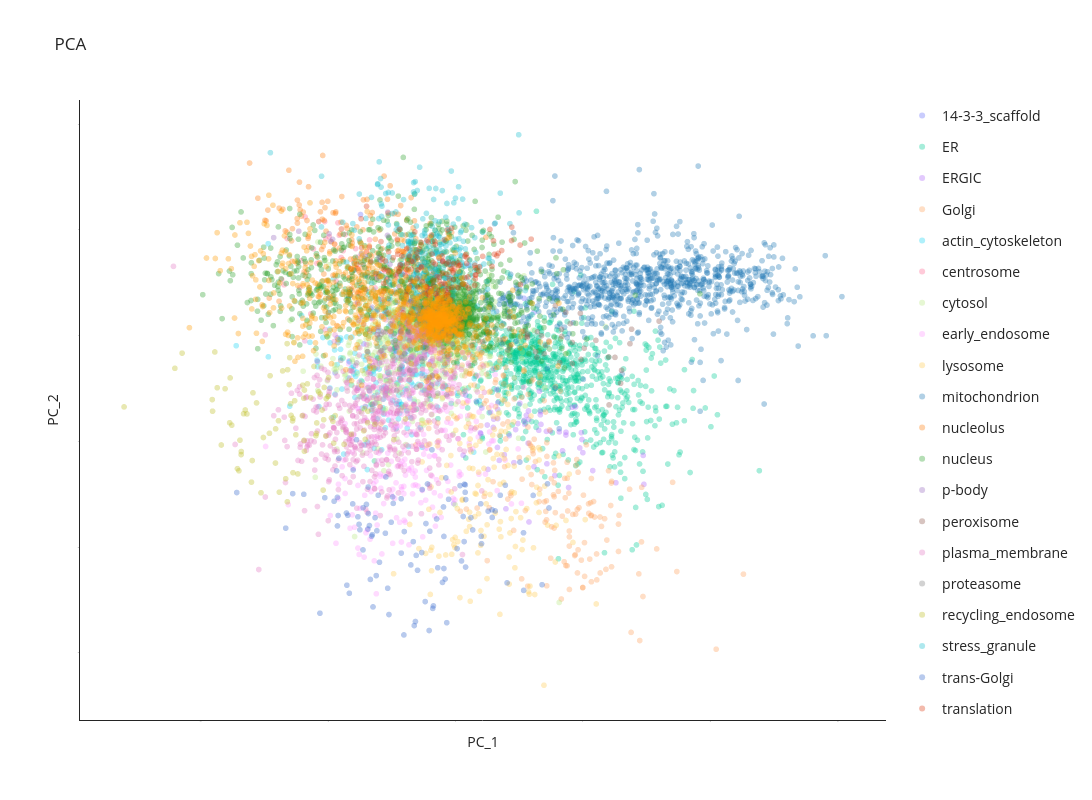

Notebook code for this chart:
### Code cell
# generate 2D PCA plot
label_to_color = "consensus_graph_annnotation"  # **choose which annotation column to highlight here** , other choices: cluster_annotation, Protein-level_consensus_annotation

fig = pu.interaction_umap(
    umap_table,
    node_name="Gene_name_canonical", 
    cluster=label_to_color, opacity=0.35, unlabelled_color="#D0D3D4", unlabelled_opacity=0.1,
    pointsize=6, x="PC_1", y="PC_2",
    categorical=True,
)
fig.update_layout(width=1200, height=800)
# add title
fig.update_layout(title=f"PCA")

fig.show()

# save the figure as an html file
save_path = os.path.join("output")
save_name = f"{timestamp}_PCA_2Dview.html"
pio.write_html(fig, file=os.path.join(save_path, save_name), auto_open=False)

### Figure 1 — Plotly figure (JSON) as saved in the notebook; plotly's stock layout.template omitted (floating-point values rounded to 4 significant figures; data arrays with more than 128 entries replaced by an {"elided": "..."} marker saying what was removed)
{"data": [{"customdata": {"elided": "129x1 int values"}, "hovertemplate": "<b>%{hovertext}</b><br><br>consensus_graph_annnotation=14-3-3_scaffold<br>PC_1=%{x}<br>PC_2=%{y}<extra></extra>", "hovertext": {"elided": "129 str values"}, "legendgroup": "14-3-3_scaffold", "marker": {"color": "#636EFA", "opacity": 0.35, "size": 6, "symbol": "circle"}, "mode": "markers", "name": "14-3-3_scaffold", "showlegend": true, "type": "scattergl", "x": {"elided": "129 float values"}, "xaxis": "x", "y": {"elided": "129 float values"}, "yaxis": "y"}, {"customdata": {"elided": "752x1 int values"}, "hovertemplate": "<b>%{hovertext}</b><br><br>consensus_graph_annnotation=ER<br>PC_1=%{x}<br>PC_2=%{y}<extra></extra>", "hovertext": {"elided": "752 str values"}, "legendgroup": "ER", "marker": {"color": "#00CC96", "opacity": 0.35, "size": 6, "symbol": "circle"}, "mode": "markers", "name": "ER", "showlegend": true, "type": "scattergl", "x": {"elided": "752 float values"}, "xaxis": "x", "y": {"elided": "752 float values"}, "yaxis": "y"}, {"customdata": [[3162], [5759], [4036], [1646], [5688], [5705], [2868], [3648], [2299], [748], [1983], [666], [8481], [6800], [4413], [5141], [4121], [3519], [6828], [5218], [4192], [4807], [3597], [6708], [4808], [2501], [2617], [958], [7569], [7596], [2511], [5383], [3767], [3029], [1919], [8011], [2841], [1747], [7797], [3837], [3827], [8387], [230], [2683], [282], [512], [576], [6642], [1754], [5712], [5584], [3278], [6281], [3044], [2998]], "hovertemplate": "<b>%{hovertext}</b><br><br>consensus_graph_annnotation=ERGIC<br>PC_1=%{x}<br>PC_2=%{y}<extra></extra>", "hovertext": ["RAB3GAP1", "SAR1A", "SEC22B", "COPG2", "YIF1B", "PIGG", "YIPF5", "SLC39A11", "ERGIC3", "EGFL7", "LMAN2", "TMED9", "COPG1", "CHPT1", "ARF4", "SCAP", "SEC24D", "COPB2", "SCFD1", "TMED1", "SEC24A", "COPB1", "SEC22B", "MCFD2", "COPA", "LYSMD3", "ARCN1", "COPZ1", "LMAN2L", "RAB3GAP2", "RAB3B", "TMED2", "COPE", "GPR89B", "ERP44", "MTMR4", "TRIM4", "TRIM27", "RAB18", "RER1", "BET1", "TMED5", "SREBF2", "METTL9", "LMAN1", "DESI2", "TMED10", "MTMR14", "IER3IP1", "RABL3", "SAR1B", "SEC31A", "TMED4", "ERGIC1", "B4DSQ5[p]"], "legendgroup": "ERGIC", "marker": {"color": "#AB63FA", "opacity": 0.35, "size": 6, "symbol": "circle"}, "mode": "markers", "name": "ERGIC", "showlegend": true, "type": "scattergl", "x": [1.983, 1.92, 2.529, 2.887, 6.295, 4.712, 0.9998, 3.725, 4.338, 3.57, 2.449, 2.872, 1.72, 3.082, 2.295, 5.387, 2.363, 1.501, 2.698, 1.039, 1.377, 3.901, 4.58, 3.34, 1.656, 4.938, 1.649, 1.252, 4.075, 1.277, 3.272, 0.9758, 3.356, 4.965, 3.295, 3.33, 7.393, 1.485, 2.786, 2.853, 4.439, 2.867, 7.365, 4.879, 1.662, 5.0, 1.625, 0.3024, 2.114, 2.725, 1.66, -0.06903, 3.589, 4.202, 4.336], "xaxis": "x", "y": [-8.179, -5.625, -3.188, -8.8, -6.946, -3.36, -4.63, -4.504, -4.558, -4.517, -4.147, -3.952, -5.889, -6.187, -5.995, -6.369, -4.431, -3.937, -3.989, -3.411, -3.61, -6.606, -3.377, -3.586, -3.476, -4.577, -5.278, -4.215, -4.54, -6.316, -4.464, -4.582, -4.187, -4.9, -2.618, -3.733, -7.02, -4.331, -3.754, -5.075, -7.171, -3.551, -5.654, -5.302, -3.172, -5.524, -2.542, -5.641, -4.716, -4.186, -3.916, -7.927, -6.051, -5.436, -4.69], "yaxis": "y"}, {"customdata": {"elided": "193x1 int values"}, "hovertemplate": "<b>%{hovertext}</b><br><br>consensus_graph_annnotation=Golgi<br>PC_1=%{x}<br>PC_2=%{y}<extra></extra>", "hovertext": {"elided": "193 str values"}, "legendgroup": "Golgi", "marker": {"color": "#FFA15A", "opacity": 0.35, "size": 6, "symbol": "circle"}, "mode": "markers", "name": "Golgi", "showlegend": true, "type": "scattergl", "x": {"elided": "193 float values"}, "xaxis": "x", "y": {"elided": "193 float values"}, "yaxis": "y"}, {"customdata": {"elided": "280x1 int values"}, "hovertemplate": "<b>%{hovertext}</b><br><br>consensus_graph_annnotation=actin_cytoskeleton<br>PC_1=%{x}<br>PC_2=%{y}<extra></extra>", "hovertext": {"elided": "280 str values"}, "legendgroup": "actin_cytoskeleton", "marker": {"color": "#19D3F3", "opacity": 0.35, "size": 6, "symbol": "circle"}, "mode": "markers", "name": "actin_cytoskeleton", "showlegend": true, "type": "scattergl", "x": {"elided": "280 float values"}, "xaxis": "x", "y": {"elided": "280 float values"}, "yaxis": "y"}, {"customdata": [[7168], [6500], [7409], [1325], [4698], [5861], [5908], [6155], [354], [2147], [1381], [6543], [7320], [3244], [5540], [10], [6604], [7292], [22], [7486], [7175], [6850], [2725], [4142], [2440], [2284], [3831], [8501], [1805], [4204], [3168], [4197], [5687], [2140], [1318], [1302], [5493], [6507], [3657], [8342], [6389], [6181], [2771], [5846], [7022], [1148], [1174], [6773], [6418]], "hovertemplate": "<b>%{hovertext}</b><br><br>consensus_graph_annnotation=centrosome<br>PC_1=%{x}<br>PC_2=%{y}<extra></extra>", "hovertext": ["CCDC138", "SPICE1", "CEP250", "MPHOSPH9", "CSNK1D", "CEP350", "CEP135", "CEP128", "CEP57", "CEP290", "CDK5RAP2", "NIN", "CCDC77", "PCM1", "C2CD3", "CCP110", "CEP120", "AKAP9", "CEP72", "CEP41", "CEP63", "PIBF1", "BBS4", "CEP152", "OFD1", "CEP350", "CETN3", "CCDC61", "CEP78", "CEP43", "PCM1", "PCNT", "ODF2", "CSPP1", "RNF213", "WRAP73", "KIF7", "CNTROB", "CCDC14", "SSX2IP", "MIB1", "CEP68", "CEP131", "CROCC", "TBC1D31", "MED4", "ALMS1", "CEP192", "CEP97"], "legendgroup": "centrosome", "marker": {"color": "#FF6692", "opacity": 0.35, "size": 6, "symbol": "circle"}, "mode": "markers", "name": "centrosome", "showlegend": true, "type": "scattergl", "x": [-3.202, -5.567, -3.976, -2.667, -0.8844, -5.125, -4.404, -2.694, -6.599, -6.81, -3.632, -4.951, -1.861, -3.15, -1.988, -6.107, -5.087, -4.48, -2.104, -5.43, -1.692, -4.674, -6.048, -3.531, -3.502, -0.8361, -2.766, -6.721, -4.17, -4.093, -2.586, -4.08, -3.829, -4.554, -3.367, -3.479, -4.605, -3.913, -4.324, -4.11, -3.321, -3.826, -3.813, -3.445, -4.731, -2.3, -5.893, -3.826, -5.673], "xaxis": "x", "y": [2.765, 4.111, 3.487, 2.695, 2.97, 5.403, 4.023, 2.31, 4.604, 2.662, 3.363, 4.692, 2.967, 2.264, 3.327, 2.287, 4.586, 3.704, 3.06, 3.43, 2.437, 2.577, 3.555, 2.19, 2.187, -0.4894, 3.067, 2.412, 2.072, 3.196, 1.555, 2.232, 3.201, 4.754, 4.536, 3.959, 5.346, 4.124, 4.793, 1.948, 0.8467, 2.011, 1.478, 2.847, 4.341, 2.794, 5.624, 3.725, 1.038], "yaxis": "y"}, {"customdata": {"elided": "1831x1 int values"}, "hovertemplate": "<b>%{hovertext}</b><br><br>consensus_graph_annnotation=cytosol<br>PC_1=%{x}<br>PC_2=%{y}<extra></extra>", "hovertext": {"elided": "1831 str values"}, "legendgroup": "cytosol", "marker": {"color": "#B6E880", "opacity": 0.35, "size": 6, "symbol": "circle"}, "mode": "markers", "name": "cytosol", "showlegend": true, "type": "scattergl", "x": {"elided": "1831 float values"}, "xaxis": "x", "y": {"elided": "1831 float values"}, "yaxis": "y"}, {"customdata": {"elided": "222x1 int values"}, "hovertemplate": "<b>%{hovertext}</b><br><br>consensus_graph_annnotation=early_endosome<br>PC_1=%{x}<br>PC_2=%{y}<extra></extra>", "hovertext": {"elided": "222 str values"}, "legendgroup": "early_endosome", "marker": {"color": "#FF97FF", "opacity": 0.35, "size": 6, "symbol": "circle"}, "mode": "markers", "name": "early_endosome", "showlegend": true, "type": "scattergl", "x": {"elided": "222 float values"}, "xaxis": "x", "y": {"elided": "222 float values"}, "yaxis": "y"}, {"customdata": {"elided": "169x1 int values"}, "hovertemplate": "<b>%{hovertext}</b><br><br>consensus_graph_annnotation=lysosome<br>PC_1=%{x}<br>PC_2=%{y}<extra></extra>", "hovertext": {"elided": "169 str values"}, "legendgroup": "lysosome", "marker": {"color": "#FECB52", "opacity": 0.35, "size": 6, "symbol": "circle"}, "mode": "markers", "name": "lysosome", "showlegend": true, "type": "scattergl", "x": {"elided": "169 float values"}, "xaxis": "x", "y": {"elided": "169 float values"}, "yaxis": "y"}, {"customdata": {"elided": "861x1 int values"}, "hovertemplate": "<b>%{hovertext}</b><br><br>consensus_graph_annnotation=mitochondrion<br>PC_1=%{x}<br>PC_2=%{y}<extra></extra>", "hovertext": {"elided": "861 str values"}, "legendgroup": "mitochondrion", "marker": {"color": "#1F77B4", "opacity": 0.35, "size": 6, "symbol": "circle"}, "mode": "markers", "name": "mitochondrion", "showlegend": true, "type": "scattergl", "x": {"elided": "861 float values"}, "xaxis": "x", "y": {"elided": "861 float values"}, "yaxis": "y"}, {"customdata": {"elided": "210x1 int values"}, "hovertemplate": "<b>%{hovertext}</b><br><br>consensus_graph_annnotation=nucleolus<br>PC_1=%{x}<br>PC_2=%{y}<extra></extra>", "hovertext": {"elided": "210 str values"}, "legendgroup": "nucleolus", "marker": {"color": "#FF7F0E", "opacity": 0.35, "size": 6, "symbol": "circle"}, "mode": "markers", "name": "nucleolus", "showlegend": true, "type": "scattergl", "x": {"elided": "210 float values"}, "xaxis": "x", "y": {"elided": "210 float values"}, "yaxis": "y"}, {"customdata": {"elided": "1539x1 int values"}, "hovertemplate": "<b>%{hovertext}</b><br><br>consensus_graph_annnotation=nucleus<br>PC_1=%{x}<br>PC_2=%{y}<extra></extra>", "hovertext": {"elided": "1539 str values"}, "legendgroup": "nucleus", "marker": {"color": "#2CA02C", "opacity": 0.35, "size": 6, "symbol": "circle"}, "mode": "markers", "name": "nucleus", "showlegend": true, "type": "scattergl", "x": {"elided": "1539 float values"}, "xaxis": "x", "y": {"elided": "1539 float values"}, "yaxis": "y"}, {"customdata": [[8432], [7064], [8379], [6391], [6036], [1268], [219], [5829], [6495], [6493], [1520], [7660], [7446], [7814], [6651], [6129], [6297], [4933]], "hovertemplate": "<b>%{hovertext}</b><br><br>consensus_graph_annnotation=p-body<br>PC_1=%{x}<br>PC_2=%{y}<extra></extra>", "hovertext": ["MARF1", "EDC3", "LSM2", "DCP2", "EDC4", "LSM5", "EIF4ENIF1", "LSM14B", "XRN1", "DCP1B", "LSM1", "YTHDC2", "LSM14B", "DCP1A", "LSM14A", "Q6ZMY0[p]", "PATL1", "LSM3"], "legendgroup": "p-body", "marker": {"color": "#9467BD", "opacity": 0.35, "size": 6, "symbol": "circle"}, "mode": "markers", "name": "p-body", "showlegend": true, "type": "scattergl", "x": [-2.093, -4.954, -2.165, -3.017, -2.564, -2.947, -4.817, -2.623, -6.142, -3.36, -1.879, -2.652, -7.127, -4.885, -2.664, -2.994, -3.277, -3.533], "xaxis": "x", "y": [-1.402, 4.829, 3.37, 0.4117, 3.385, 3.575, 4.563, 3.033, 4.948, 0.2378, 0.7805, 5.848, 4.645, 4.468, 4.75, 3.707, 1.348, 3.742], "yaxis": "y"}, {"customdata": [[1991], [7468], [2751], [3917], [6346], [3834], [4861], [2004], [8225], [6163], [5503], [7253], [5958], [3930], [6915], [1483], [8189], [306], [7852], [8473], [5972], [4030], [757], [4509], [4512], [1081], [3713], [174], [2180], [1164], [5111], [4578], [6315], [2947], [932], [5567], [3780], [3836], [4574]], "hovertemplate": "<b>%{hovertext}</b><br><br>consensus_graph_annnotation=peroxisome<br>PC_1=%{x}<br>PC_2=%{y}<extra></extra>", "hovertext": ["SCP2", "PECR", "FAR1", "SLC25A17", "LONP2", "GNPAT", "PEX3", "CAT", "CROT", "ACAD11", "TYSND1", "PAFAH2", "GSTK1", "PEX1", "PEX13", "HSD17B4", "HACL1", "ACAA1", "PXMP2", "PEX16", "ECI2", "PEX14", "ACOX1", "ABCD3", "PEX2", "PEX6", "AGPS", "PEX26", "ACBD5", "PEX12", "EHHADH", "EPHX2", "TMEM135", "B4DL07[p]", "FAR2", "DECR2", "ACOT8", "ACOX3", "ABCD1"], "legendgroup": "peroxisome", "marker": {"color": "#8C564B", "opacity": 0.35, "size": 6, "symbol": "circle"}, "mode": "markers", "name": "peroxisome", "showlegend": true, "type": "scattergl", "x": [1.277, 5.51, 3.54, 7.99, 4.901, 2.816, 4.587, 2.826, 3.923, 6.479, 6.847, 2.062, 4.505, 3.378, 6.026, 2.122, 3.146, 3.194, 3.666, 4.089, 4.176, 2.145, 2.839, 2.689, 4.161, 0.6249, 1.876, 4.332, 5.054, 4.587, 6.517, 1.07, 3.479, 3.218, 6.011, 4.927, 6.259, 6.911, 2.113], "xaxis": "x", "y": [0.1956, -0.2138, -0.4439, 0.6949, 1.066, -0.09307, -1.314, -0.007821, 1.428, -2.246, -0.3722, -0.673, 0.5834, 0.005937, -3.266, 0.3391, -0.7562, -1.012, -0.2449, -1.263, -0.02476, -0.4619, 0.08191, 0.2265, 0.3036, -0.4512, -0.1729, 1.112, -0.5819, -0.3144, -1.63, -0.2824, -0.8487, 0.192, -0.9967, -1.112, -1.018, 0.3127, 0.8677], "yaxis": "y"}, {"customdata": {"elided": "656x1 int values"}, "hovertemplate": "<b>%{hovertext}</b><br><br>consensus_graph_annnotation=plasma_membrane<br>PC_1=%{x}<br>PC_2=%{y}<extra></extra>", "hovertext": {"elided": "656 str values"}, "legendgroup": "plasma_membrane", "marker": {"color": "#E377C2", "opacity": 0.35, "size": 6, "symbol": "circle"}, "mode": "markers", "name": "plasma_membrane", "showlegend": true, "type": "scattergl", "x": {"elided": "656 float values"}, "xaxis": "x", "y": {"elided": "656 float values"}, "yaxis": "y"}, {"customdata": [[1418], [649], [1416], [984], [698], [8437], [8330], [8431], [1587], [1470], [1965], [7128], [1624], [1625], [1652], [1653], [1654], [1655], [1664], [1244], [1686], [1249], [879], [2438], [1264], [259], [8070], [594], [8511], [7251], [263], [8514], [1448], [7531], [6939], [2748], [4485], [4486], [5742], [5451], [5193], [5615], [4507], [4508], [6593], [5836], [5597], [4768], [5724], [5078], [2835], [3553], [3356], [5741], [3723], [4922], [4822], [5885], [4825], [4830], [3035], [5333], [6831], [4906], [5950], [5347], [5957], [5387], [3868], [6621], [5880], [3883]], "hovertemplate": "<b>%{hovertext}</b><br><br>consensus_graph_annnotation=proteasome<br>PC_1=%{x}<br>PC_2=%{y}<extra></extra>", "hovertext": ["PSME1", "RAD23A", "PSMA7", "TCP11L2", "PSMG3", "RNF115", "POMP", "USP15", "PSMA5", "PSMD12", "PSMB3", "NGLY1", "PSMC5", "PSMB2", "PSMC3", "PSMA3", "PSMA6", "PSMB4", "PSMC2", "PSME2", "PSMD14", "PSMC6", "PSMA2", "PSMC4", "NUB1", "PSMD13", "RNF181", "PSME3IP1", "PSMD8", "PSMD1", "ZFAND5", "PSMC3", "BAG1", "PITHD1", "PSMG2", "PSMG1", "PSMA1", "PSMA4", "UCHL5", "ADRM1", "PSMD2", "AKIRIN2", "PSMB6", "PSMB5", "UBR7", "DDI2", "PSMB1", "PSMD7", "PSMG4", "UBE3A", "TCP11L1", "UBFD1", "PSMB7", "UCHL5", "PSMD11", "PSMC1", "USP14", "ECPAS", "RAD23B", "PSMD4", "UBQLN2", "PSME4", "UBLCP1", "PSME3", "PSME3", "PSMD6", "ZFAND6", "UBE3C", "PSMD3", "AFG2A", "PSMD4", "TXNL1"], "legendgroup": "proteasome", "marker": {"color": "#7F7F7F", "opacity": 0.35, "size": 6, "symbol": "circle"}, "mode": "markers", "name": "proteasome", "showlegend": true, "type": "scattergl", "x": [-4.497, -0.6435, -1.292, -0.5475, -0.9291, -1.994, -1.267, -1.518, -1.803, -0.4062, -2.301, -0.5876, -0.2929, -1.168, -1.413, -1.809, -1.316, -0.6416, -2.912, -1.822, -0.2131, -2.105, -2.148, -1.021, -0.4118, -2.306, -1.688, 0.08595, -0.6914, -0.8954, -1.388, -1.134, -0.3796, -1.236, -1.157, -2.609, -2.507, 0.02357, -1.238, -2.926, -2.775, -1.117, -1.089, -1.787, -1.362, -1.532, -0.3482, -3.06, -0.4139, 0.1937, -1.418, -0.6837, -2.99, -0.4336, -0.9409, -0.4109, -3.871, -2.39, -1.528, -1.212, -2.721, -4.986, -0.6859, -3.073, -1.865, -2.547, -1.118, -1.724, -2.138, -1.173, -1.305, -1.134], "xaxis": "x", "y": [-1.157, 1.282, 0.7491, 1.5, 0.7493, -0.846, 1.038, 0.975, 0.1604, -1.375, -0.5425, 0.2704, -0.9752, -0.5784, 1.331, -0.229, -1.079, -2.023, 0.06884, 0.6416, 0.1053, -0.9686, 0.1914, -1.972, 1.536, -2.589, 1.292, 0.8369, -2.715, -1.874, 0.6056, -1.981, 2.563, 1.19, 0.6576, 1.054, 0.1939, 0.4484, 0.8954, -0.7159, -0.5476, 1.453, 0.584, -1.617, 1.349, 1.433, -2.79, -0.5039, 1.049, 0.8355, 1.139, 1.481, -0.07696, -0.9524, -2.318, 0.121, -1.281, 2.114, -2.425, -0.002491, 0.1865, 1.093, 1.142, 0.0527, 0.2139, 0.5631, 1.306, 1.62, 0.2339, 2.578, -1.211, 0.6708], "yaxis": "y"}, {"customdata": [[1704], [6446], [5740], [444], [3470], [1700], [6907], [457], [6460], [7781], [1670], [6497], [1687], [5725], [8183], [8232], [4701], [6138], [6117], [6210], [2203], [977], [3850], [7988], [3824], [7357], [3787], [828], [8034], [3777], [7680], [4560], [6354], [2276], [8110], [6926], [5786], [6377], [4654], [640], [2322], [4695], [6435], [6726], [3995], [7074], [2681], [257], [5162], [64], [2515], [3133], [5551], [1786], [5520], [8496], [1853], [5408], [2023], [1809], [196], [5500], [5242], [7514], [2593], [5217], [5103], [5442], [5445], [2612], [1814], [5020], [7092], [5024], [267], [2035], [4987], [5635], [4978], [6652], [7407], [2404], [8345], [3368], [14]], "hovertemplate": "<b>%{hovertext}</b><br><br>consensus_graph_annnotation=recycling_endosome<br>PC_1=%{x}<br>PC_2=%{y}<extra></extra>", "hovertext": ["RALGAPA1", "CD302", "COLEC12", "MYADM", "VAMP2", "RAB11FIP5", "APBB2", "CERK", "SLC35F2", "KIAA1549", "SCAMP2", "CMTM4", "SERPINF1", "WDR44", "LNPEP", "PACSIN3", "ADGRE5", "SLCO4C1", "RAB11FIP1", "RAB11FIP2", "ARL13B", "SYT1", "STX7", "GFOD1", "SCAMP1", "CRACR2A", "SCAMP3", "SLC12A6", "PODXL2", "ITGB1BP1", "PACC1", "SFN", "RALGAPB", "STEAP3", "MRC2", "SCAMP4", "SLC35F1", "STX12", "SLC1A1", "LDLR", "ABCB1", "TRAPPC10", "LMTK2", "ITFG1", "ATP9A", "CMTM7", "ATP6V0D1", "NKIRAS2", "PTPRJ", "FCGRT", "A8K6Q8[p];B7Z2I6[p]", "PODXL", "ANO6", "STX3", "GFOD2", "CSNK1G3", "ARHGAP10", "NHERF2", "ECE1", "ATP13A3", "CDK16", "RALGAPA2", "RAB32", "SEMA4C", "BICD1", "ADAM9", "LRP1", "VAMP3", "RAB11B", "MICALL1", "SMIM1", "LRP2", "ABHD17A", "ATP8B2", "CEMIP2", "A0A3B3ITR4[p]", "CSNK1G2", "ATP6V0A1", "SIRPA", "CCNY", "VAMP8", "Q59FF5[p];A8CDT9[p]", "ATP11B", "ATP11A", "GPRC5B"], "legendgroup": "recycling_endosome", "marker": {"color": "#BCBD22", "opacity": 0.35, "size": 6, "symbol": "circle"}, "mode": "markers", "name": "recycling_endosome", "showlegend": true, "type": "scattergl", "x": [-8.241, -5.437, -7.53, -3.57, -4.08, -6.499, -5.469, -8.77, -5.545, -7.939, -5.143, -6.369, -1.956, -8.448, -5.188, -5.362, -7.056, -5.944, -6.519, -9.032, -6.938, -6.656, -4.715, -7.292, -4.862, -5.934, -3.538, -6.591, -5.229, -9.434, -5.083, -12.99, -6.464, -4.774, -8.397, -5.303, -6.776, -3.156, -5.675, -6.179, -7.05, -7.998, -8.853, -4.366, -5.921, -6.257, -2.416, -7.799, -9.34, -5.065, -3.431, -6.371, -5.166, -4.804, -5.805, -6.005, -6.58, -5.986, -5.449, -7.623, -6.6, -9.536, -4.99, -8.49, -3.207, -6.304, -6.906, -3.443, -3.647, -8.834, -8.403, -9.181, -8.307, -8.175, -9.524, -10.72, -4.974, -3.595, -7.267, -5.92, -6.445, -11.0, -8.548, -7.966, -6.387], "xaxis": "x", "y": [-3.505, -4.117, -4.806, -3.448, -4.649, -1.031, -4.719, -4.224, -1.448, -2.693, -2.441, -6.472, -3.93, -4.933, -7.294, -2.653, -6.013, -2.949, -2.301, -2.502, -4.014, -6.757, -3.771, -4.608, -3.88, -4.941, -4.896, -7.846, -3.506, -0.7622, -4.739, -3.36, -3.21, -5.074, -5.47, -2.751, -1.657, -4.181, -2.925, -6.53, -4.397, -6.917, -4.11, -5.13, -5.46, -4.678, -4.908, -3.17, -2.455, -2.967, -3.562, -3.901, -3.966, -4.039, -2.269, -3.777, -1.6, -2.332, -4.614, -7.421, -0.3676, -3.014, -2.859, -6.382, -1.505, -3.068, -7.392, -4.109, -1.638, -1.989, -5.616, -5.161, -3.681, -3.692, -3.562, -0.8169, -1.971, -4.493, -1.887, -2.565, -3.762, -1.535, -6.28, -5.895, -4.024], "yaxis": "y"}, {"customdata": {"elided": "249x1 int values"}, "hovertemplate": "<b>%{hovertext}</b><br><br>consensus_graph_annnotation=stress_granule<br>PC_1=%{x}<br>PC_2=%{y}<extra></extra>", "hovertext": {"elided": "249 str values"}, "legendgroup": "stress_granule", "marker": {"color": "#17BECF", "opacity": 0.35, "size": 6, "symbol": "circle"}, "mode": "markers", "name": "stress_granule", "showlegend": true, "type": "scattergl", "x": {"elided": "249 float values"}, "xaxis": "x", "y": {"elided": "249 float values"}, "yaxis": "y"}, {"customdata": [[1630], [3396], [300], [4099], [2353], [6743], [6799], [558], [3052], [383], [7828], [3083], [1403], [1778], [6293], [4772], [531], [3899], [3901], [6756], [8280], [2073], [3913], [3925], [3007], [8422], [2761], [6505], [2159], [3955], [6272], [422], [416], [3801], [6909], [4009], [2727], [1224], [4771], [7495], [8447], [1239], [7549], [7501], [4791], [7242], [2984], [2729], [5071], [7459], [4028], [8465], [5951], [7013], [8339], [2274], [6420], [6829], [4434], [2907], [4448], [5907], [5901], [3661], [3222], [3151], [2094], [5579], [1556], [1929], [5895], [6644], [7202], [6388], [2569], [771], [2855], [5882], [7188], [7189], [4], [6401], [5898], [2584], [1345], [2430], [7345], [5667], [1027], [6588], [4324], [6340], [7866], [6951], [2090], [4162], [3558], [7452], [7919], [1620], [7579], [2818], [1130], [6959], [2514], [8324]], "hovertemplate": "<b>%{hovertext}</b><br><br>consensus_graph_annnotation=trans-Golgi<br>PC_1=%{x}<br>PC_2=%{y}<extra></extra>", "hovertext": ["SH3GLB1", "MDK", "TBC1D5", "CPD", "TRAPPC13", "PI4K2B", "RAB2B", "ANGEL1", "ARFIP1", "ACBD3", "HINT3", "SYNGR1", "SLC12A7", "PSEN2", "TRAPPC6B", "CLCN5", "SPG21", "SPRY1", "TRAPPC3", "BLOC1S5", "SNX7", "LRBA", "STX6", "ATP9B", "LMBRD2", "ATP6V0A2", "SNX8", "FAM177A1", "SLC9A6", "STX10", "PLEKHH3", "WDFY1", "ATG9A", "RAB29", "GLG1", "DNAJC13", "KIAA0319L", "SNAP47", "CLCN3", "WDR11", "YIPF1", "ARFIP2", "RAB33B", "PRKD2", "EFNA5", "OSBPL9", "KCT2", "SYAP1", "ATP7A", "TMEM59", "VAMP4", "TRAPPC1", "NAPG", "RAB39B", "TRAPPC4", "TMEM63A", "FAM219A", "TRAPPC12", "M6PR", "SLC12A4", "OSBP", "FAM91A1", "AP1AR", "C17orf75", "TVP23C", "ATP7B", "MFSD4B", "MTMR9", "DTNBP1", "SLC20A2", "FAM219B", "DAGLB", "TRAPPC9", "RAB43", "YIPF6", "SYNGR2", "TRAPPC11", "SNX30", "ANKRD27", "STX16", "TM9SF2", "TRAPPC5", "LRIG1", "SORT1", "TRAPPC2L", "TMEM87A", "SLC35A5", "ATP8A1", "TRAPPC8", "ARFGAP1", "TRAPPC2", "TPRA1", "RAB6B", "TMEM230", "TGOLN2", "SNX4", "STX16", "OSBPL10", "NDFIP2", "OSBPL11", "CYSTM1", "GOLM1", "SPRYD7", "VTI1A", "SV2A", "MTMR6"], "legendgroup": "trans-Golgi", "marker": {"color": "#3366CC", "opacity": 0.35, "size": 6, "symbol": "circle"}, "mode": "markers", "name": "trans-Golgi", "showlegend": true, "type": "scattergl", "x": [-1.651, -4.568, -2.656, 0.3887, -0.3384, 0.06652, 1.437, 3.612, -1.155, 0.3831, 4.072, -0.7375, -4.219, 0.2395, -5.122, -1.746, -0.5056, -6.654, -3.421, -3.335, -2.124, -8.575, -3.028, -3.623, -3.824, 0.4067, -3.431, 1.563, -4.027, -3.079, -4.656, -3.621, -3.259, 2.53, 3.399, -4.272, 0.3991, -1.094, -2.978, -0.8618, -0.6908, 1.013, 3.671, 0.343, -3.15, 0.3052, 0.9934, 1.96, -2.746, 2.027, -1.001, -3.412, -1.303, 0.6095, -2.127, -4.758, -1.321, -2.605, -2.004, -4.624, 3.05, -0.4025, -3.104, -0.8881, -2.518, -1.537, -3.745, -1.03, -0.451, -6.38, -2.438, -1.485, -5.946, -0.3728, -0.4664, -4.011, -1.566, -5.312, -3.231, 0.8221, 2.672, -3.779, -1.613, -4.627, -4.159, 2.677, 1.025, -4.256, -2.019, 1.761, -2.726, -3.879, -0.9181, 0.3522, -0.2669, -3.371, -2.462, 1.444, -0.45, 0.6785, -3.489, 1.282, 0.1818, -3.285, -4.599, -1.185], "xaxis": "x", "y": [-9.731, -5.793, -11.93, -7.046, -13.56, -10.06, -8.227, -6.997, -8.874, -7.399, -4.392, -8.659, -8.485, -10.64, -7.653, -10.83, -11.66, -9.093, -7.148, -11.52, -10.27, -7.409, -7.537, -10.12, -8.557, -7.741, -9.135, -8.281, -7.945, -9.217, -6.385, -8.128, -9.402, -5.969, -11.77, -8.379, -10.93, -7.004, -10.71, -12.77, -10.97, -9.479, -8.139, -9.729, -8.598, -8.542, -7.943, -7.065, -9.334, -11.68, -9.24, -8.404, -7.267, -8.595, -7.701, -7.822, -10.25, -13.18, -9.254, -8.988, -7.545, -11.5, -11.34, -12.89, -8.814, -10.38, -9.171, -13.93, -9.485, -7.46, -7.921, -11.09, -7.491, -6.717, -8.089, -6.342, -13.51, -13.12, -12.82, -3.099, -9.313, -8.911, -13.7, -7.638, -12.17, -12.04, -9.827, -11.79, -14.14, -7.537, -6.671, -4.91, -5.391, -7.015, -7.728, -8.971, -7.615, -8.587, -11.0, -9.179, -7.97, -8.288, -7.081, -9.478, -8.495, -12.57], "yaxis": "y"}, {"customdata": {"elided": "148x1 int values"}, "hovertemplate": "<b>%{hovertext}</b><br><br>consensus_graph_annnotation=translation<br>PC_1=%{x}<br>PC_2=%{y}<extra></extra>", "hovertext": {"elided": "148 str values"}, "legendgroup": "translation", "marker": {"color": "#DC3912", "opacity": 0.35, "size": 6, "symbol": "circle"}, "mode": "markers", "name": "translation", "showlegend": true, "type": "scattergl", "x": {"elided": "148 float values"}, "xaxis": "x", "y": {"elided": "148 float values"}, "yaxis": "y"}, {"customdata": {"elided": "878x1 int values"}, "hovertemplate": "<b>%{hovertext}</b><br><br>consensus_graph_annnotation=unclassified<br>PC_1=%{x}<br>PC_2=%{y}<extra></extra>", "hovertext": {"elided": "878 str values"}, "legendgroup": "unclassified", "marker": {"color": "#FF9900", "opacity": 0.35, "size": 6, "symbol": "circle"}, "mode": "markers", "name": "unclassified", "showlegend": true, "type": "scattergl", "x": {"elided": "878 float values"}, "xaxis": "x", "y": {"elided": "878 float values"}, "yaxis": "y"}], "layout": {"height": 800, "legend": {"font": {"size": 14}}, "title": {"text": "PCA"}, "width": 1200, "xaxis": {"showticklabels": true, "tickfont": {"size": 1}, "ticks": "", "title": {"text": "PC_1"}}, "yaxis": {"showticklabels": true, "tickfont": {"size": 1}, "ticks": "", "title": {"text": "PC_2"}}}}
